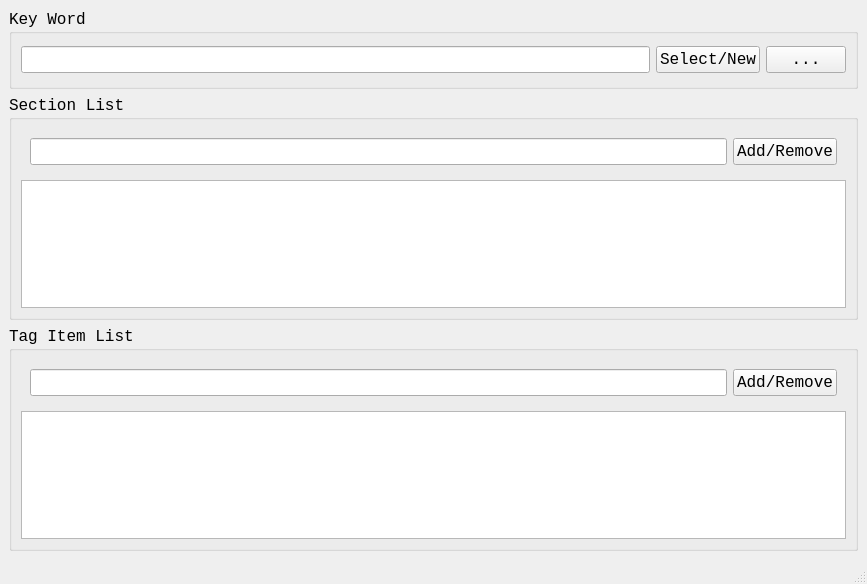
<?xml version="1.0" encoding="UTF-8"?>
<ui version="4.0">
 <class>TagSuggestionConfigEditor</class>
 <widget class="QMainWindow" name="TagSuggestionConfigEditor">
  <property name="geometry">
   <rect>
    <x>0</x>
    <y>0</y>
    <width>867</width>
    <height>584</height>
   </rect>
  </property>
  <property name="font">
   <font>
    <family>Consolas</family>
    <pointsize>12</pointsize>
   </font>
  </property>
  <property name="windowTitle">
   <string>Tag suggestion config Editor</string>
  </property>
  <widget class="QWidget" name="centralwidget">
   <layout class="QVBoxLayout" name="verticalLayout_2">
    <item>
     <widget class="QGroupBox" name="gbKeyWord">
      <property name="minimumSize">
       <size>
        <width>0</width>
        <height>80</height>
       </size>
      </property>
      <property name="maximumSize">
       <size>
        <width>16777215</width>
        <height>80</height>
       </size>
      </property>
      <property name="title">
       <string>Key Word</string>
      </property>
      <layout class="QHBoxLayout" name="horizontalLayout">
       <item>
        <widget class="QLineEdit" name="edtKeword"/>
       </item>
       <item>
        <widget class="QPushButton" name="btnSelectNew">
         <property name="text">
          <string>Select/New</string>
         </property>
        </widget>
       </item>
       <item>
        <widget class="QPushButton" name="btnMore">
         <property name="text">
          <string>...</string>
         </property>
        </widget>
       </item>
      </layout>
     </widget>
    </item>
    <item>
     <widget class="QGroupBox" name="gbSection">
      <property name="title">
       <string>Section List</string>
      </property>
      <layout class="QVBoxLayout" name="verticalLayout">
       <item>
        <widget class="QWidget" name="widgetEditSection" native="true">
         <layout class="QHBoxLayout" name="horizontalLayout_2">
          <item>
           <widget class="QLineEdit" name="edtSection"/>
          </item>
          <item>
           <widget class="QPushButton" name="btnSectionAddRemove">
            <property name="text">
             <string>Add/Remove</string>
            </property>
           </widget>
          </item>
         </layout>
        </widget>
       </item>
       <item>
        <widget class="QListView" name="lvSection"/>
       </item>
      </layout>
     </widget>
    </item>
    <item>
     <widget class="QGroupBox" name="gbTagItems">
      <property name="title">
       <string>Tag Item List</string>
      </property>
      <layout class="QVBoxLayout" name="verticalLayout_3">
       <item>
        <widget class="QWidget" name="widget_2" native="true">
         <layout class="QHBoxLayout" name="horizontalLayout_3">
          <item>
           <widget class="QLineEdit" name="edtTag"/>
          </item>
          <item>
           <widget class="QPushButton" name="btnTagAddremove">
            <property name="text">
             <string>Add/Remove</string>
            </property>
           </widget>
          </item>
         </layout>
        </widget>
       </item>
       <item>
        <widget class="QListView" name="lvTag"/>
       </item>
      </layout>
     </widget>
    </item>
   </layout>
  </widget>
  <widget class="QMenuBar" name="menubar">
   <property name="geometry">
    <rect>
     <x>0</x>
     <y>0</y>
     <width>867</width>
     <height>25</height>
    </rect>
   </property>
  </widget>
  <widget class="QStatusBar" name="statusbar"/>
 </widget>
 <resources/>
 <connections>
  <connection>
   <sender>btnSelectNew</sender>
   <signal>clicked()</signal>
   <receiver>TagSuggestionConfigEditor</receiver>
   <slot>onSelectNewClick()</slot>
   <hints>
    <hint type="sourcelabel">
     <x>717</x>
     <y>83</y>
    </hint>
    <hint type="destinationlabel">
     <x>433</x>
     <y>291</y>
    </hint>
   </hints>
  </connection>
  <connection>
   <sender>btnSectionAddRemove</sender>
   <signal>clicked()</signal>
   <receiver>TagSuggestionConfigEditor</receiver>
   <slot>onSectionAddRemoveClick()</slot>
   <hints>
    <hint type="sourcelabel">
     <x>789</x>
     <y>171</y>
    </hint>
    <hint type="destinationlabel">
     <x>433</x>
     <y>291</y>
    </hint>
   </hints>
  </connection>
  <connection>
   <sender>btnTagAddremove</sender>
   <signal>clicked()</signal>
   <receiver>TagSuggestionConfigEditor</receiver>
   <slot>onTagAddRemoveClick()</slot>
   <hints>
    <hint type="sourcelabel">
     <x>789</x>
     <y>389</y>
    </hint>
    <hint type="destinationlabel">
     <x>433</x>
     <y>291</y>
    </hint>
   </hints>
  </connection>
  <connection>
   <sender>edtSection</sender>
   <signal>returnPressed()</signal>
   <receiver>TagSuggestionConfigEditor</receiver>
   <slot>onSectionAddRemoveClick()</slot>
   <hints>
    <hint type="sourcelabel">
     <x>381</x>
     <y>171</y>
    </hint>
    <hint type="destinationlabel">
     <x>433</x>
     <y>291</y>
    </hint>
   </hints>
  </connection>
  <connection>
   <sender>edtTag</sender>
   <signal>returnPressed()</signal>
   <receiver>TagSuggestionConfigEditor</receiver>
   <slot>onTagAddRemoveClick()</slot>
   <hints>
    <hint type="sourcelabel">
     <x>381</x>
     <y>389</y>
    </hint>
    <hint type="destinationlabel">
     <x>433</x>
     <y>291</y>
    </hint>
   </hints>
  </connection>
 </connections>
 <slots>
  <slot>onSelectNewClick()</slot>
  <slot>onSectionAddRemoveClick()</slot>
  <slot>onTagAddRemoveClick()</slot>
 </slots>
</ui>
